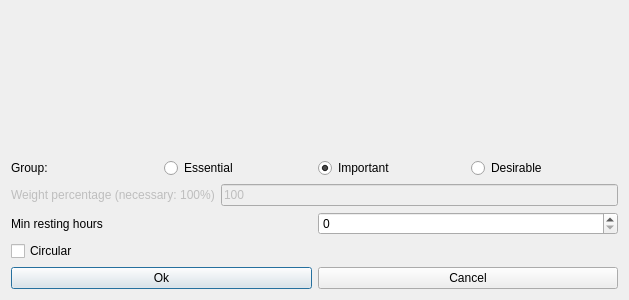
<?xml version="1.0" encoding="UTF-8"?>
<ui version="4.0">
 <class>ModifyConstraintStudentsMinRestingHoursForm_template</class>
 <widget class="QDialog" name="ModifyConstraintStudentsMinRestingHoursForm_template">
  <property name="geometry">
   <rect>
    <x>0</x>
    <y>0</y>
    <width>629</width>
    <height>300</height>
   </rect>
  </property>
  <property name="windowTitle">
   <string extracomment="This is the title of the dialog to modify a constraint of this type">Modify students min resting hours</string>
  </property>
  <layout class="QVBoxLayout" name="verticalLayout">
   <item>
    <spacer name="spacer5">
     <property name="orientation">
      <enum>Qt::Vertical</enum>
     </property>
     <property name="sizeType">
      <enum>QSizePolicy::Expanding</enum>
     </property>
     <property name="sizeHint" stdset="0">
      <size>
       <width>20</width>
       <height>45</height>
      </size>
     </property>
    </spacer>
   </item>
   <item>
    <layout class="QHBoxLayout" name="horizontalLayout_4">
     <item>
      <widget class="QLabel" name="groupTextLabel">
       <property name="text">
        <string>Group:</string>
       </property>
      </widget>
     </item>
     <item>
      <widget class="QRadioButton" name="essentialRadioButton">
       <property name="text">
        <string>Essential</string>
       </property>
      </widget>
     </item>
     <item>
      <widget class="QRadioButton" name="importantRadioButton">
       <property name="text">
        <string>Important</string>
       </property>
       <property name="checked">
        <bool>true</bool>
       </property>
      </widget>
     </item>
     <item>
      <widget class="QRadioButton" name="desirableRadioButton">
       <property name="text">
        <string>Desirable</string>
       </property>
      </widget>
     </item>
    </layout>
   </item>
   <item>
    <layout class="QHBoxLayout" name="horizontalLayout">
     <item>
      <widget class="QLabel" name="weightTextLabel">
       <property name="enabled">
        <bool>false</bool>
       </property>
       <property name="frameShape">
        <enum>QFrame::NoFrame</enum>
       </property>
       <property name="frameShadow">
        <enum>QFrame::Plain</enum>
       </property>
       <property name="text">
        <string>Weight percentage (necessary: 100%)</string>
       </property>
       <property name="wordWrap">
        <bool>false</bool>
       </property>
      </widget>
     </item>
     <item>
      <widget class="QLineEdit" name="weightLineEdit">
       <property name="enabled">
        <bool>false</bool>
       </property>
       <property name="text">
        <string notr="true">100</string>
       </property>
      </widget>
     </item>
    </layout>
   </item>
   <item>
    <layout class="QHBoxLayout" name="horizontalLayout_2">
     <item>
      <widget class="QLabel" name="textLabel1">
       <property name="text">
        <string>Min resting hours</string>
       </property>
       <property name="wordWrap">
        <bool>false</bool>
       </property>
      </widget>
     </item>
     <item>
      <widget class="QSpinBox" name="minRestingHoursSpinBox"/>
     </item>
    </layout>
   </item>
   <item>
    <widget class="QCheckBox" name="circularCheckBox">
     <property name="text">
      <string>Circular</string>
     </property>
    </widget>
   </item>
   <item>
    <layout class="QHBoxLayout">
     <item>
      <widget class="QPushButton" name="okPushButton">
       <property name="text">
        <string>Ok</string>
       </property>
      </widget>
     </item>
     <item>
      <widget class="QPushButton" name="cancelPushButton">
       <property name="text">
        <string>Cancel</string>
       </property>
      </widget>
     </item>
    </layout>
   </item>
  </layout>
 </widget>
 <layoutdefault spacing="6" margin="11"/>
 <resources/>
 <connections/>
</ui>
